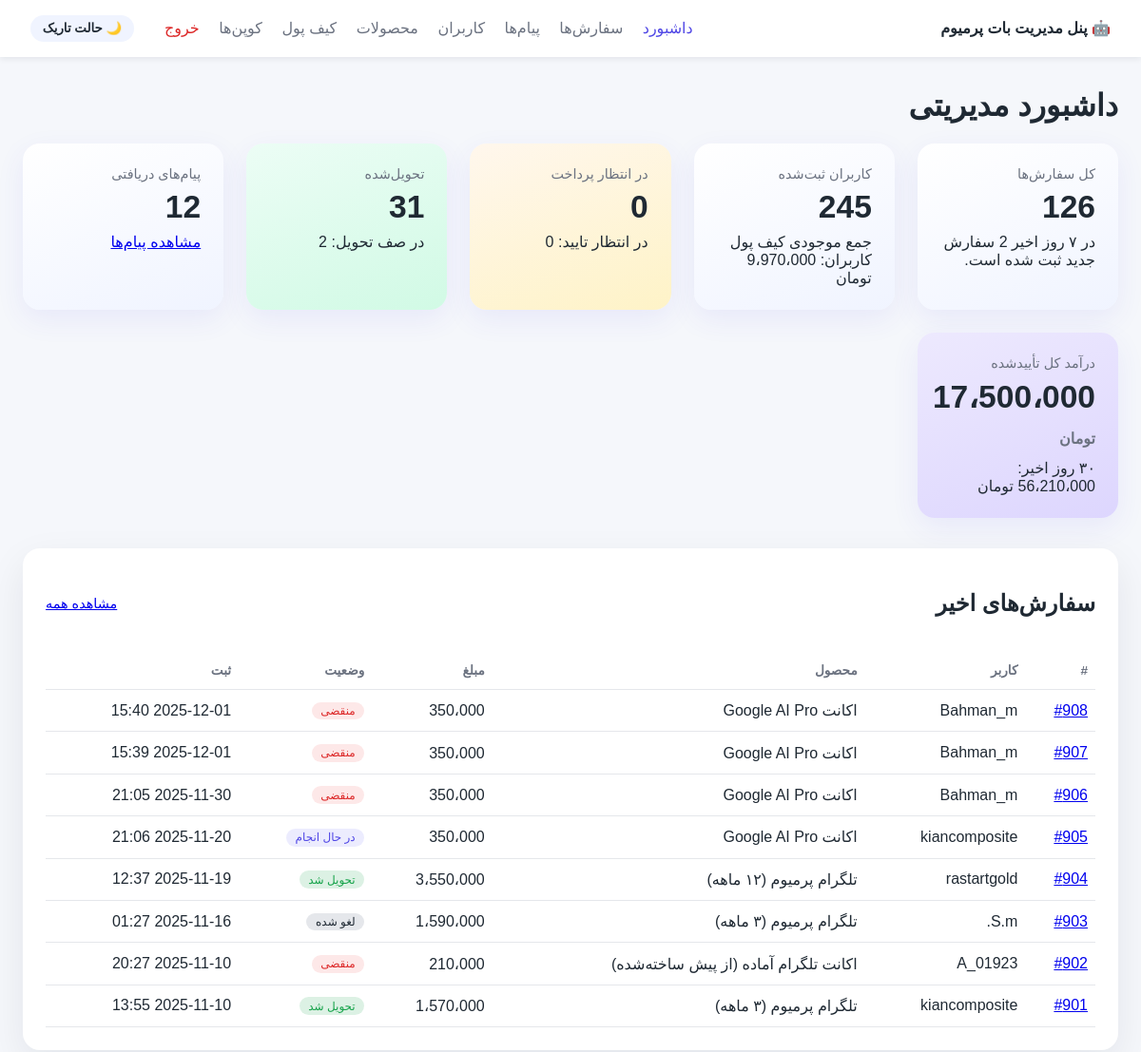
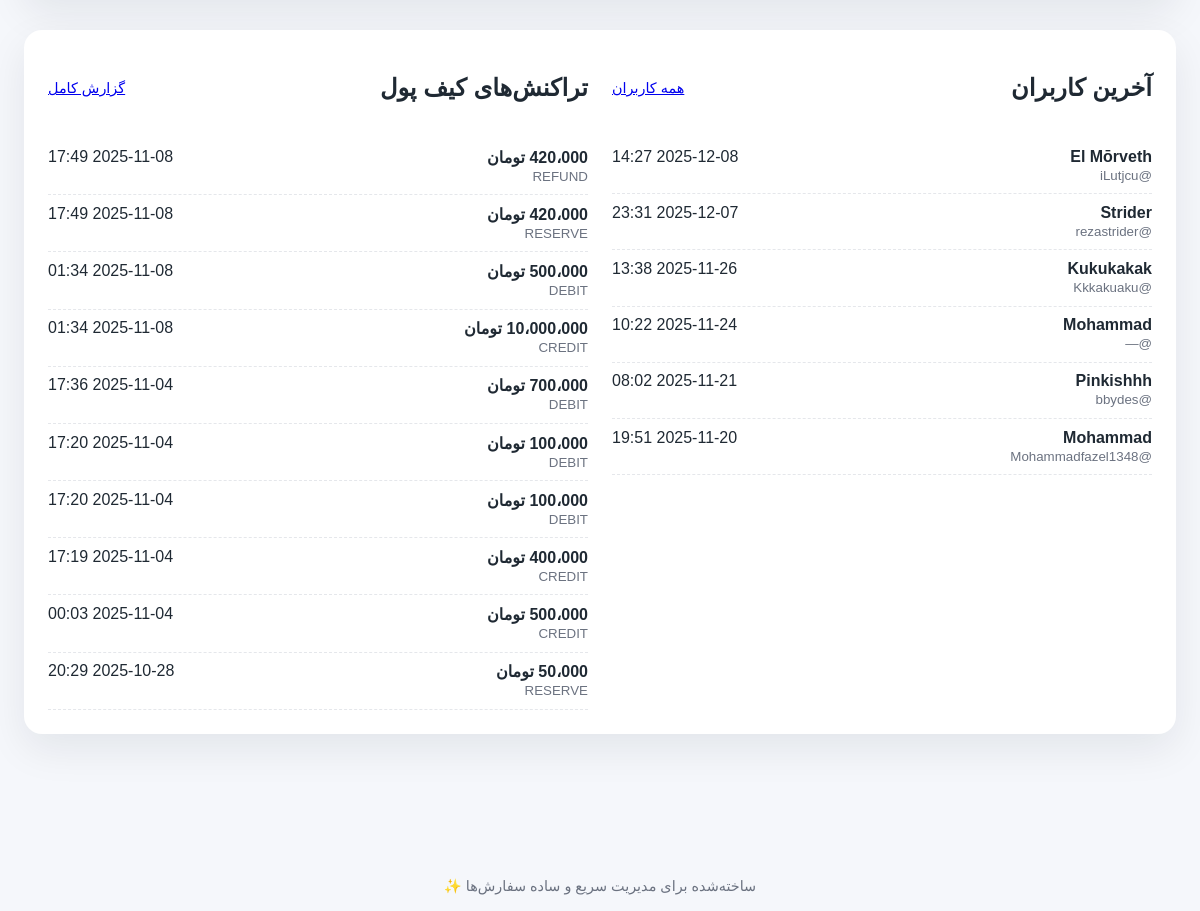
The page /dashboard (signed in) on the database its author committed (2 pictures, top to bottom).
### tables this page shows
CREATE TABLE orders(
            id INTEGER PRIMARY KEY AUTOINCREMENT,
            user_id INTEGER, username TEXT, first_name TEXT,
            plan_id TEXT, plan_title TEXT, price TEXT,
            receipt_file_id TEXT, receipt_text TEXT,
            status TEXT, created_at TEXT, updated_at TEXT
        , service_category TEXT, service_code TEXT, account_mode TEXT, customer_email TEXT, customer_secret_encrypted TEXT, amount_total INTEGER, currency TEXT, payment_type TEXT, wallet_used_amount INTEGER DEFAULT 0, wallet_reserved_amount INTEGER DEFAULT 0, await_deadline TEXT, notes TEXT, customer_message TEXT, manager_note TEXT, internal_cost INTEGER DEFAULT 0, net_revenue INTEGER DEFAULT 0, amount_subtotal INTEGER DEFAULT 0, discount_amount INTEGER DEFAULT 0, discount_code_id INTEGER, discount_code TEXT, discount_applied_at TEXT, product_code TEXT, amount_original INTEGER DEFAULT 0, discount_id INTEGER, discount_title TEXT, discount_locked INTEGER DEFAULT 0);

CREATE TABLE users(
            user_id INTEGER PRIMARY KEY,
            username TEXT, first_name TEXT,
            wallet_balance INTEGER DEFAULT 0,
            ref_by INTEGER, ref_count INTEGER DEFAULT 0,
            earnings_total INTEGER DEFAULT 0,
            created_at TEXT, updated_at TEXT
        , contact_phone TEXT, contact_verified INTEGER DEFAULT 0, contact_shared_at TEXT, is_blocked INTEGER DEFAULT 0);

CREATE TABLE wallet_tx(
            id INTEGER PRIMARY KEY AUTOINCREMENT,
            user_id INTEGER NOT NULL,
            order_id INTEGER,
            amount INTEGER NOT NULL,
            type TEXT NOT NULL, -- CREDIT/DEBIT/RESERVE/REFUND
            note TEXT,
            created_at TEXT
        );

### app/webadmin/server.py (the view)
    @app.get("/dashboard", name="dashboard")
    async def dashboard(request: Request, user: str = Depends(_login_required)):
        snapshot = get_dashboard_snapshot()
        snapshot["messages_total"] = count_service_messages()
        recent_orders = list_recent_orders()
        recent_users = list_recent_users()
        recent_wallet = list_recent_wallet_tx()
        return _render(
            request,
            "dashboard.html",
            {
                "title": "داشبورد",
                "snapshot": snapshot,
                "recent_orders": recent_orders,
                "recent_users": recent_users,
                "recent_wallet": recent_wallet,
                "format_amount": _format_amount,
                "format_datetime": _format_datetime,
                "nav": "dashboard",
            },
        )

### app/webadmin/templates/dashboard.html
{% extends 'base.html' %}
{% block content %}
<h1>داشبورد مدیریتی</h1>
<section class="grid cards">
    <div class="card">
        <div class="card-title">کل سفارش‌ها</div>
        <div class="card-value">{{ snapshot.orders_total }}</div>
        <div class="card-sub">در ۷ روز اخیر {{ snapshot.new_orders_week }} سفارش جدید ثبت شده است.</div>
    </div>
    <div class="card">
        <div class="card-title">کاربران ثبت‌شده</div>
        <div class="card-value">{{ snapshot.users_total }}</div>
        <div class="card-sub">جمع موجودی کیف پول کاربران: {{ format_amount(snapshot.wallet_totals.get('CREDIT', 0) - snapshot.wallet_totals.get('DEBIT', 0) + snapshot.wallet_totals.get('REFUND', 0)) }} تومان</div>
    </div>
    <div class="card warning">
        <div class="card-title">در انتظار پرداخت</div>
        <div class="card-value">{{ snapshot.awaiting_payment }}</div>
        <div class="card-sub">در انتظار تایید: {{ snapshot.pending_confirm }}</div>
    </div>
    <div class="card success">
        <div class="card-title">تحویل‌شده</div>
        <div class="card-value">{{ snapshot.delivered }}</div>
        <div class="card-sub">در صف تحویل: {{ snapshot.in_queue }}</div>
    </div>
    <div class="card">
        <div class="card-title">پیام‌های دریافتی</div>
        <div class="card-value">{{ snapshot.messages_total }}</div>
        <div class="card-sub"><a class="link" href="{{ url_for('messages') }}">مشاهده پیام‌ها</a></div>
    </div>
    <div class="card accent">
        <div class="card-title">درآمد کل تأییدشده</div>
        <div class="card-value">{{ format_amount(snapshot.revenue_total) }} <span class="unit">تومان</span></div>
        <div class="card-sub">۳۰ روز اخیر: {{ format_amount(snapshot.revenue_30_days) }} تومان</div>
    </div>
</section>
<section class="panel">
    <header>
        <h2>سفارش‌های اخیر</h2>
        <a class="link" href="{{ url_for('orders_page') }}">مشاهده همه</a>
    </header>
    <table>
        <thead>
            <tr>
                <th>#</th>
                <th>کاربر</th>
                <th>محصول</th>
                <th>مبلغ</th>
                <th>وضعیت</th>
                <th>ثبت</th>
            </tr>
        </thead>
        <tbody>
            {% for order in recent_orders %}
            <tr>
                <td><a href="{{ url_for('order_detail', order_id=order.id) }}">#{{ order.id }}</a></td>
                <td>{{ order.username or order.first_name or '—' }}</td>
                <td>{{ order.plan_title or order.service_code or '—' }}</td>
                <td>{{ format_amount(order.amount_total or order.price) }}</td>
                <td><span class="badge {{ order.status|lower }}">{{ order_status_labels.get(order.status, order.status) }}</span></td>
                <td>{{ format_datetime(order.created_at) }}</td>
            </tr>
            {% else %}
            <tr><td colspan="6" class="empty">سفارشی ثبت نشده است.</td></tr>
            {% endfor %}
        </tbody>
    </table>
</section>
<section class="panel two-column">
    <div>
        <header>
            <h2>آخرین کاربران</h2>
            <a class="link" href="{{ url_for('users_page') }}">همه کاربران</a>
        </header>
        <ul class="list">
            {% for user in recent_users %}
            <li>
                <span>
                    <strong>{{ user.first_name or 'بدون نام' }}</strong>
                    <small>@{{ user.username or '—' }}</small>
                </span>
                <span>{{ format_datetime(user.created_at) }}</span>
            </li>
            {% else %}
            <li class="empty">کاربری ثبت نشده است.</li>
            {% endfor %}
        </ul>
    </div>
    <div>
        <header>
            <h2>تراکنش‌های کیف پول</h2>
            <a class="link" href="{{ url_for('wallet_page') }}">گزارش کامل</a>
        </header>
        <ul class="list">
            {% for tx in recent_wallet %}
            <li>
                <span>
                    <strong>{{ format_amount(tx.amount) }} تومان</strong>
                    <small>{{ tx.type }}</small>
                </span>
                <span>{{ format_datetime(tx.created_at) }}</span>
            </li>
            {% else %}
            <li class="empty">تراکنشی وجود ندارد.</li>
            {% endfor %}
        </ul>
    </div>
</section>
{% endblock %}

### app/webadmin/templates/base.html (shortened to what this page needs)
<!DOCTYPE html>
<html lang="fa" dir="rtl">
<head>
    <link rel="stylesheet" href="{{ url_for('static', path='/styles.css') }}">
</head>
<body data-theme="{{ theme }}">
<header class="topbar">
    <div class="brand">🤖 پنل مدیریت بات پرمیوم</div>
    {% if request.session.get('auth_user') %}
    <div class="topbar-actions">
        <nav>
            <a href="{{ url_for('dashboard') }}" class="{{ 'active' if nav == 'dashboard' else '' }}">داشبورد</a>
            <a href="{{ url_for('orders_page') }}" class="{{ 'active' if nav == 'orders' else '' }}">سفارش‌ها</a>
            <a href="{{ url_for('messages') }}" class="{{ 'active' if nav == 'messages' else '' }}">پیام‌ها</a>
            <a href="{{ url_for('users_page') }}" class="{{ 'active' if nav == 'users' else '' }}">کاربران</a>
            <a href="{{ url_for('products_page') }}" class="{{ 'active' if nav == 'products' else '' }}">محصولات</a>
            <a href="{{ url_for('wallet_page') }}" class="{{ 'active' if nav == 'wallet' else '' }}">کیف پول</a>
            <a href="{{ url_for('coupons_page') }}" class="{{ 'active' if nav == 'coupons' else '' }}">کوپن‌ها</a>
            <a href="{{ url_for('logout') }}" class="logout">خروج</a>
        </nav>
        <form method="post" action="{{ url_for('toggle_theme') }}" class="theme-toggle">
            <button type="submit">{{ '☀️ حالت روشن' if theme == 'dark' else '🌙 حالت تاریک' }}</button>
        </form>
    </div>
    {% endif %}
</header>
<main class="container">
    {% block content %}{% endblock %}
</main>
<footer class="footer">ساخته‌شده برای مدیریت سریع و ساده سفارش‌ها ✨</footer>
</body>
</html>

### app/webadmin/static/styles.css (style rules this page uses)
:root { color-scheme: light dark; --bg: #f5f7fb; --surface: #ffffff; --surface-alt: #f0f4ff; --text: #1f2933; --muted: #6b7280; --accent: #4f46e5; --success: #16a34a; --warning: #f59e0b; --danger: #dc2626; font-family: "Vazirmatn", "IRANSans", "Tahoma", sans-serif; }
body { margin: 0; background: var(--bg); color: var(--text); }
.topbar { display: flex; align-items: center; justify-content: space-between; padding: 1rem 2rem; background: var(--surface); box-shadow: 0 2px 6px rgba(15, 23, 42, 0.08); }
.topbar-actions { display: flex; align-items: center; gap: 1rem; }
.topbar .brand { font-weight: 700; }
.topbar nav a { margin-left: 1rem; text-decoration: none; color: var(--muted); font-weight: 500; }
.topbar nav a.active { color: var(--accent); }
.topbar nav a.logout { color: var(--danger); }
.theme-toggle button { background: var(--surface-alt); border: none; padding: 0.4rem 0.8rem; border-radius: 999px; color: var(--text); font-weight: 600; cursor: pointer; }
.container { max-width: 1200px; margin: 2rem auto; padding: 0 1.5rem 4rem; }
.footer { text-align: center; padding: 1rem; color: var(--muted); font-size: 0.9rem; }
.panel { background: var(--surface); border-radius: 18px; box-shadow: 0 15px 40px rgba(15, 23, 42, 0.08); padding: 1.5rem; margin-bottom: 2rem; }
.panel header { display: flex; align-items: center; justify-content: space-between; margin-bottom: 1rem; }
.panel header .link { font-size: 0.9rem; }
.grid.cards { display: grid; grid-template-columns: repeat(auto-fit, minmax(200px, 1fr)); gap: 1.5rem; margin-bottom: 2rem; }
.card { background: linear-gradient(160deg, #ffffff, var(--surface-alt)); padding: 1.5rem; border-radius: 18px; box-shadow: 0 10px 30px rgba(79, 70, 229, 0.08); }
.card .card-title { color: var(--muted); font-size: 0.9rem; }
.card .card-value { font-size: 2.1rem; font-weight: 700; margin: 0.5rem 0; }
.card .unit { font-size: 1rem; color: var(--muted); }
.card.warning { background: linear-gradient(160deg, #fff7ed, #fef3c7); }
.card.success { background: linear-gradient(160deg, #ecfdf5, #d1fae5); }
.card.accent { background: linear-gradient(160deg, #ede9fe, #ddd6fe); }
.table, table { width: 100%; border-collapse: collapse; }
table th, table td { padding: 0.75rem 0.5rem; border-bottom: 1px solid #e5e7eb; text-align: right; }
table th { color: var(--muted); font-size: 0.85rem; font-weight: 600; }
.badge { display: inline-block; padding: 0.15rem 0.6rem; border-radius: 999px; font-size: 0.75rem; background: #e5e7eb; color: #1f2933; }
.badge.delivered, .badge.completed { background: rgba(22, 163, 74, 0.15); color: var(--success); }
.badge.approved, .badge.in_progress, .badge.ready_to_deliver { background: rgba(99, 102, 241, 0.12); color: var(--accent); }
.badge.expired { background: rgba(239, 68, 68, 0.12); color: var(--danger); }
.list { list-style: none; margin: 0; padding: 0; }
.list li { display: flex; justify-content: space-between; padding: 0.6rem 0; border-bottom: 1px dashed #e5e7eb; }
.list li span strong { display: block; }
.list li small { color: var(--muted); }
.two-column { display: grid; gap: 1.5rem; }
@media (min-width: 768px) { .two-column { grid-template-columns: repeat(2, minmax(0, 1fr)); } }

### rows shown on the page
orders: id "908", username "Bahman_m", plan_title "اکانت Google AI Pro", amount_total "350،000", get "منقضی", created_at "2025-12-01 15:40"
orders: id "907", username "Bahman_m", plan_title "اکانت Google AI Pro", amount_total "350،000", get "منقضی", created_at "2025-12-01 15:39"
orders: id "906", username "Bahman_m", plan_title "اکانت Google AI Pro", amount_total "350،000", get "منقضی", created_at "2025-11-30 21:05"
orders: id "905", username "kiancomposite", plan_title "اکانت Google AI Pro", amount_total "350،000", get "در حال انجام", created_at "2025-11-20 21:06"
orders: id "904", username "rastartgold", plan_title "تلگرام پرمیوم (۱۲ ماهه)", amount_total "3،550،000", get "تحویل شد", created_at "2025-11-19 12:37"
orders: id "903", first_name "S.m.", plan_title "تلگرام پرمیوم (۳ ماهه)", amount_total "1،590،000", get "لغو شده", created_at "2025-11-16 01:27"
orders: id "902", username "A_01923", plan_title "اکانت تلگرام آماده (از پیش ساخته‌شده)", amount_total "210،000", get "منقضی", created_at "2025-11-10 20:27"
orders: id "901", username "kiancomposite", plan_title "تلگرام پرمیوم (۳ ماهه)", amount_total "1،570،000", get "تحویل شد", created_at "2025-11-10 13:55"
users: first_name "El Mōrveth", username "iLutjcu", created_at "2025-12-08 14:27"
users: first_name "Strider", username "rezastrider", created_at "2025-12-07 23:31"
users: first_name "Kukukakak", username "Kkkakuaku", created_at "2025-11-26 13:38"
users: first_name "Mohammad", username "—", created_at "2025-11-24 10:22"
users: first_name "Pinkishhh", username "bbydes", created_at "2025-11-21 08:02"
users: first_name "Mohammad", username "Mohammadfazel1348", created_at "2025-11-20 19:51"
wallet_tx: amount "420،000", type "REFUND", created_at "2025-11-08 17:49"
wallet_tx: amount "420،000", type "RESERVE", created_at "2025-11-08 17:49"
wallet_tx: amount "500،000", type "DEBIT", created_at "2025-11-08 01:34"
wallet_tx: type "CREDIT", created_at "2025-11-08 01:34"
wallet_tx: amount "700،000", type "DEBIT", created_at "2025-11-04 17:36"
wallet_tx: amount "100،000", type "DEBIT", created_at "2025-11-04 17:20"
wallet_tx: amount "100،000", type "DEBIT", created_at "2025-11-04 17:20"
wallet_tx: amount "400،000", type "CREDIT", created_at "2025-11-04 17:19"
wallet_tx: amount "500،000", type "CREDIT", created_at "2025-11-04 00:03"
wallet_tx: amount "50،000", type "RESERVE", created_at "2025-10-28 20:29"

### other values the page prints
{{ '☀️ حالت روشن' if theme == 'dark' else '🌙 حالت تاریک' }} "🌙 حالت تاریک"
{{ snapshot.orders_total }} "126"
{{ snapshot.users_total }} "245"
{{ snapshot.awaiting_payment }} "0"
{{ snapshot.pending_confirm }} "0"
{{ snapshot.delivered }} "31"
{{ snapshot.in_queue }} "2"
{{ snapshot.messages_total }} "12"
